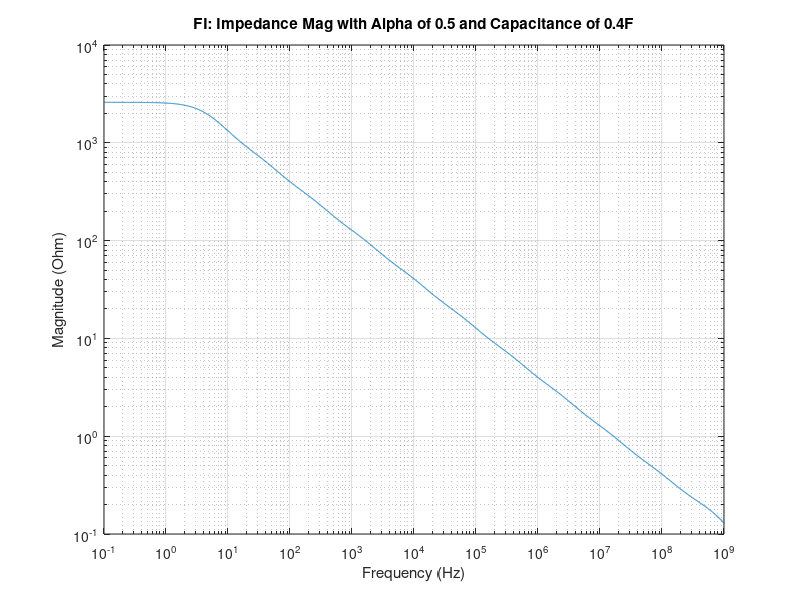
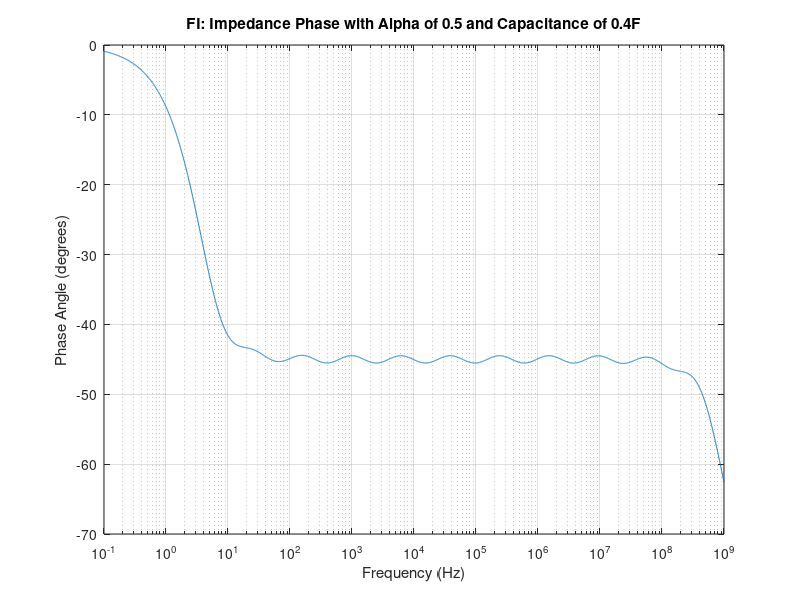

The MATLAB source for these figures, in order:
%Valsa Code
%% Author: Kurt Cantrell 
%% Last updated: 5/23/22
% The purpose of this script is to generate R and C values for any order
% with a Valsa FOE circuit topology.

clear all;
close all;
clc;

%%% Parameters %%%

%
alpha = 0.5; %input('What is the desired alpha for the expression? ');
m = 10; %input('What is the desired order for the expression? '); % Order Default 1/3

Rin = 10000; %input('What is the desired R1 for the expression? '); %R value for time constant Default 10k
Cin = 0.000001; %input('What is the desired C1 for the expression? '); %C value for time constant Default 1 u

deltPhi = 0.5; %input('What is the allowable ripple for the expression? ');; %Allowable ripple Default 0.5
Dp = 1e4; %Default 1e4


t = Rin*Cin;


f = logspace(-1,9, 4001);
w = f*2*pi;
s = 1i*w;


j = 1i;

phiDegrees = -90*alpha;
phiRadians = -alpha*pi/2;




ab = 0.24/(1+ deltPhi);
a = 10^(alpha*log10(ab));
%a = inv(a);
b = ab/a;

Rp = (Rin*(1-a))/(a);
Cp = (Cin*b^m)/(1-b);

for n=1:1:m
    R(n) = Rin*a^(n-1);

    C(n) = Cin*b^(n-1);
end

k = ceil(m/2);

w_av = ((a/b)^0.25)*(1/(Rin*Cin*(ab)^2));

x=0;
for n = 1:1:m
    x = x + (j*w_av*C(n))/(1+j*w_av*R(n)*C(n));
end

Yjw_av = 1/Rp + j*w_av*Cp + x;

Z_av = 1/abs(Yjw_av);

D = Z_av*(w_av^(alpha));

temp = Dp/D;

Rp = Rp*temp;
Cp = Cp/temp;

for n=1:1:m
    R(n) = R(n)*temp;

    C(n) = C(n)/temp;
end


Ztot = (Rp*(1./(s*Cp)))./(Rp+(1./(s*Cp)));


for n = 1:m

    Ztot = (Ztot.*(R(n) + 1./(s*C(n))))./(Ztot+(R(n) + 1./(s*C(n))));

end



%{
figure (3) %error
subplot(2,1,1)
semilogx((w/(2*pi)), Zmag);
xlabel('Frequency (Hz)'); ylabel('Error (%)');
title('FI: Magnitude Error for Alpha of', num2str(a));
ylim([-5 5]);
%

subplot(2,1,2)
semilogx((w/(2*pi)), Zang);
xlabel('Frequency (Hz)'); ylabel('Error (%)');
title('FI: Phase Error for Alpha of', num2str(a));
ylim([-5 5]);%% plotting verification

%}
figure (1) %magnitdue 
%loglog((w/(2*pi)), (abs(Zs))); hold on;
%loglog((w/(2*pi)), (abs(Zab))); hold on;
loglog((w/(2*pi)), (abs(Ztot))); %%this fixed it. log 10 
%legend('Ideal', 'A & B Coefficients', 'R and C Values');
xlabel('Frequency (Hz)'); ylabel('Magnitude (Ohm)');
title(['FI: Impedance Mag with Alpha of ', num2str(alpha), ' and Capacitance of ', num2str(a),'F']);
grid on;

%
figure (2) %phase 
%semilogx((w/(2*pi)), (angle(Zs)*180/pi)); hold on;
%semilogx((w/(2*pi)), (angle(Zab)*180/pi)); hold on;
semilogx((w/(2*pi)), (angle(Ztot)*180/pi));
%legend('Ideal', 'A & B Coefficients', 'R and C Values');
xlabel('Frequency (Hz)'); ylabel('Phase Angle (degrees)');
title(['FI: Impedance Phase with Alpha of ', num2str(alpha), ' and Capacitance of ', num2str(a),'F']);
grid on;
%}

R = R';
C = C';